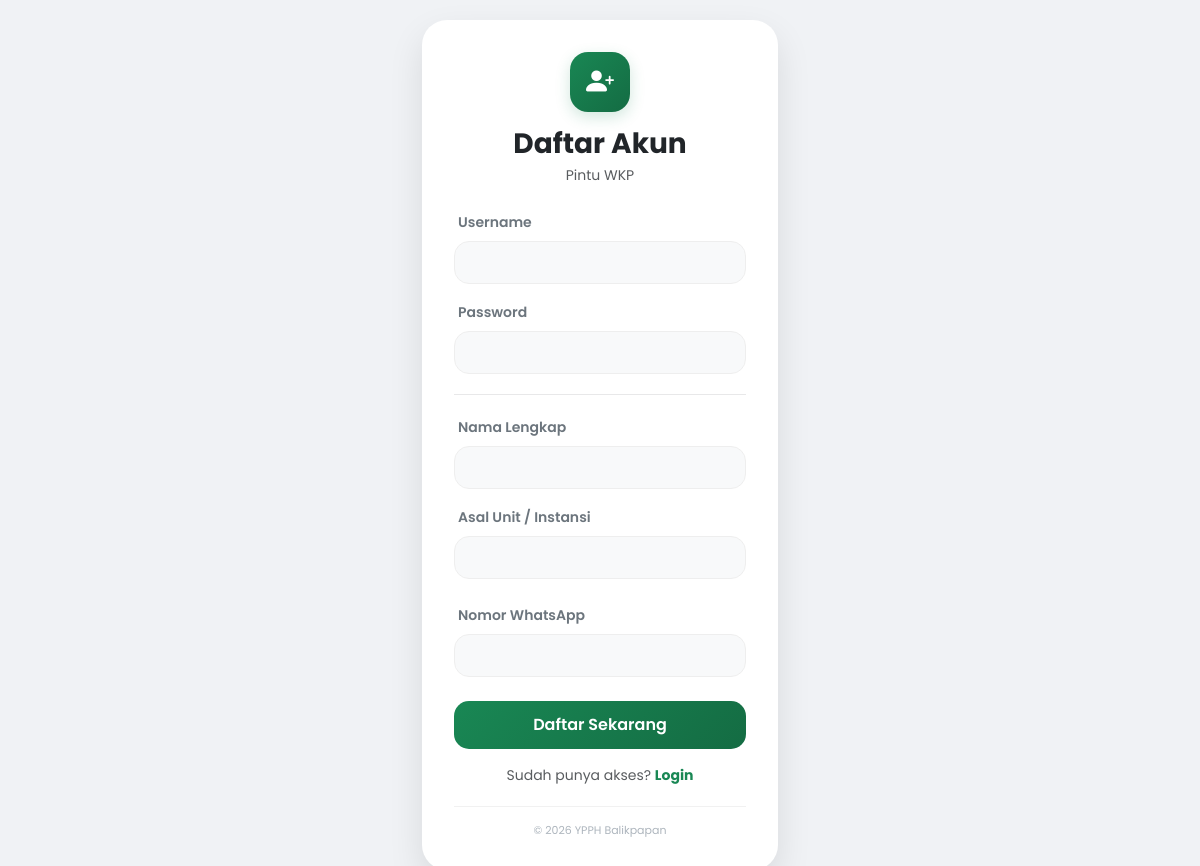
/register.php, run on the app's committed database.
### tables this page shows
CREATE TABLE `pengaturan` (
  `id` int NOT NULL,
  `nama_sistem` varchar(100) NOT NULL,
  `deskripsi` text,
  `logo` varchar(255) DEFAULT NULL,
  `favicon` varchar(255) DEFAULT NULL,
  `kontak_admin` varchar(50) DEFAULT NULL,
  `alamat_kantor` text,
  `copyright` varchar(100) DEFAULT NULL,
  `tahun_sistem` varchar(10) DEFAULT NULL
);

### config/koneksi.php (called while the page is built, shortened)
<?php
$host = "localhost";
$user = "root";
$pass = "";
$db   = "pintuwkp";
$koneksi = mysqli_connect($host, $user, $pass, $db);
$set = mysqli_query($koneksi, "SELECT * FROM pengaturan WHERE id = 1");
$sett = mysqli_fetch_array($set);

### register.php (the view, shortened to what this page needs)
<?php
include 'config/koneksi.php';
?>
<!DOCTYPE html>
<html lang="id">
<head>
    <link href="https://cdn.jsdelivr.net/npm/bootstrap@5.3.0/dist/css/bootstrap.min.css" rel="stylesheet">
    <link rel="stylesheet" href="https://cdn.jsdelivr.net/npm/bootstrap-icons@1.11.1/font/bootstrap-icons.css">
</head>
<body>
    <div class="container">
        <div class="row justify-content-center">
            <div class="col-11 col-sm-9 col-md-6 col-lg-4">
                <div class="card register-card p-2 p-md-3">
                    <div class="card-body">
                        <div class="brand-logo text-center mx-auto">
                            <i class="bi bi-person-plus-fill"></i>
                        </div>
                        <h3 class="text-center fw-bold mb-1">Daftar Akun</h3>
                        <p class="text-center text-muted small mb-4"><?php echo htmlspecialchars($sett['nama_sistem']); ?></p>
                        <form method="post">
                            <div class="mb-3">
                                <label class="form-label small fw-semibold text-secondary ms-1">Username</label>
                                <input type="text" name="username" class="form-control" placeholder="" required>
                            </div>
                            <div class="mb-3">
                                <label class="form-label small fw-semibold text-secondary ms-1">Password</label>
                                <input type="password" name="password" class="form-control" placeholder="" required>
                            </div>
                            <hr>
                            <div class="mb-3">
                                <label class="form-label small fw-semibold text-secondary ms-1">Nama Lengkap</label>
                                <input type="text" name="nama" class="form-control" placeholder="" required>
                            </div>
                            <div class="mb-4">
                                <label class="form-label small fw-semibold text-secondary ms-1"> Asal Unit / Instansi</label>
                                <input type="text" name="unit" class="form-control" placeholder="" required>
                            </div>
                            <div class="mb-4">
                                <label class="form-label small fw-semibold text-secondary ms-1">Nomor WhatsApp</label>
                                <input type="number" name="no_wa" class="form-control" placeholder="" required>
                            </div>
                            <button type="submit" name="register" class="btn btn-success btn-register w-100 mb-3 text-white">
                                Daftar Sekarang
                            </button>
                        </form>
                        <div class="text-center">
                            <p class="small text-muted mb-0">Sudah punya akses? <a href="login.php" class="text-decoration-none fw-bold text-success">Login</a></p>
                        </div>
                        <div class="text-center copyright-text">
                            &copy; <?php echo $sett['tahun_sistem']; ?> <?php echo htmlspecialchars($sett['copyright']); ?>
                        </div>
                    </div>
                </div>
            </div>
        </div>
    </div>
</body>
</html>

### register.php (style rules this page uses)
body { font-family: 'Poppins', sans-serif; background-color: #f0f2f5; min-height: 100vh; display: flex; align-items: center; padding: 20px 0; }
.register-card { border: none; border-radius: 25px; box-shadow: 0 15px 35px rgba(0, 0, 0, 0.1); }
.brand-logo { width: 60px; height: 60px; background: linear-gradient(135deg, #198754, #146c43); color: white; border-radius: 18px; display: flex; align-items: center; justify-content: center; font-size: 28px; margin: 0 auto 15px; box-shadow: 0 5px 15px rgba(25, 135, 84, 0.2); }
.form-control { border-radius: 15px; padding: 10px 18px; background-color: #f8f9fa; border: 1px solid #eee; font-size: 14px; }
.btn-register { border-radius: 15px; padding: 12px; font-weight: 600; background: linear-gradient(135deg, #198754, #146c43); border: none; transition: all 0.3s; }
.copyright-text { font-size: 11px; color: #adb5bd; margin-top: 20px; border-top: 1px solid #f1f1f1; padding-top: 15px; }
hr { opacity: 0.1; margin: 20px 0; }

### data on the page
pengaturan: nama_sistem "Pintu WKP", tahun_sistem "2026", copyright "YPPH Balikpapan"
